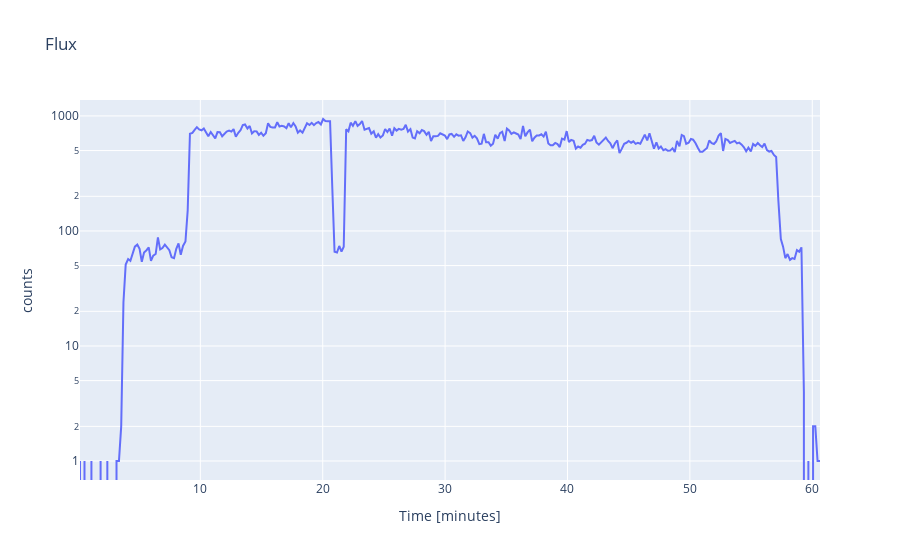

The notebook cell saved with this chart:
### Code cell
l=[]
l.extend(range(0,258))
df = pd.read_csv(w.value, sep=',', header=None, names=l, comment='*',engine='python' )
df = df.reset_index(drop=True)
rc = df.loc[df[0]=='$CANDY']
rc.reset_index(drop=True, inplace=True)
rc = rc.apply(pd.to_numeric, errors='coerce')
rc['counts'] = rc.iloc[:,7:255].sum(axis=1)

data = [go.Scatter(x=rc[2]/60, y=rc['counts'])]
layout = go.Layout(title='Flux', yaxis=dict(title='counts', type='log'), xaxis=dict(title='Time [minutes]'))
fig = go.Figure(data=data, layout=layout)
fig.show()

### Figure 1 — Plotly figure (JSON) as saved in the notebook; plotly's stock layout.template omitted (floating-point values rounded to 4 significant figures; data arrays with more than 128 entries replaced by an {"elided": "..."} marker saying what was removed)
{"data": [{"type": "scatter", "x": {"elided": "323 float values"}, "y": {"elided": "323 int values"}}], "layout": {"autosize": true, "title": {"text": "Flux"}, "xaxis": {"autorange": true, "range": [0.1667, 60.63], "title": {"text": "Time [minutes]"}, "type": "linear"}, "yaxis": {"autorange": true, "range": [-0.1652, 3.138], "title": {"text": "counts"}, "type": "log"}}}
